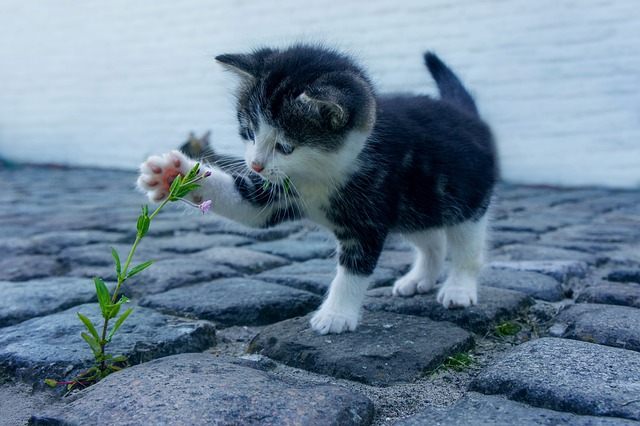
#> input picture PythonImageWorkspace/OpenCV/img.jpg, 640 x 426 px
$ jupyter execute 08_image_Symmetry.ipynb
#> lines starting #> are read from the running program, lines starting #| are printed output that depends on the picture
# 8. 이미지 대칭
## 좌우 대칭

[cell 1]
import cv2

[cell 2]
img = cv2.imread('img.jpg')
#> img is the input picture: shape (426, 640, 3); mean B, G, R 151.4, 131.2, 108.3
flip_horizontal = cv2.flip(img, 1) # flipCode > 0 : 좌우 대칭 Horizontal
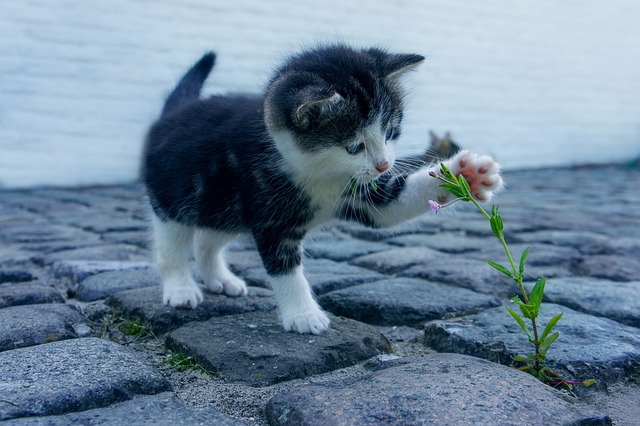
#> flip_horizontal: shape (426, 640, 3); mean B, G, R 151.4, 131.2, 108.3

cv2.imshow('img', img)
cv2.imshow('flip_horizontal', flip_horizontal)
cv2.waitKey(0)
cv2.destroyAllWindows()

## 상하 대칭

[cell 3]
img = cv2.imread('img.jpg')
flip_vertical = cv2.flip(img, 0) # flipCode == 0 : 상하 대칭 Vertical
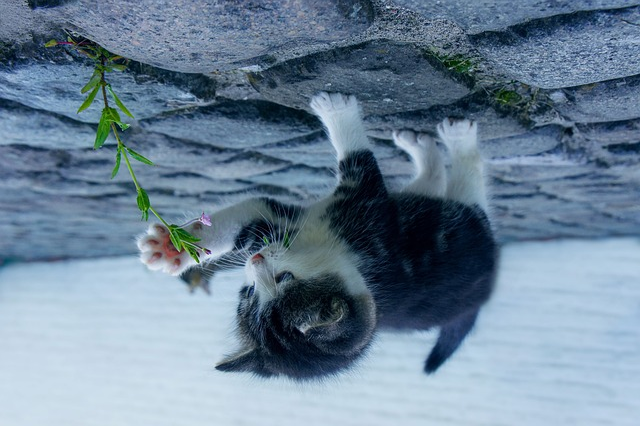
#> flip_vertical: shape (426, 640, 3); mean B, G, R 151.4, 131.2, 108.3

cv2.imshow('img', img)
cv2.imshow('flip_vertical', flip_vertical)
cv2.waitKey(0)
cv2.destroyAllWindows()

## 상하좌우 대칭

[cell 4]
img = cv2.imread('img.jpg')
flip_both = cv2.flip(img, -1) # flipCode <0 : 상하좌우 대칭
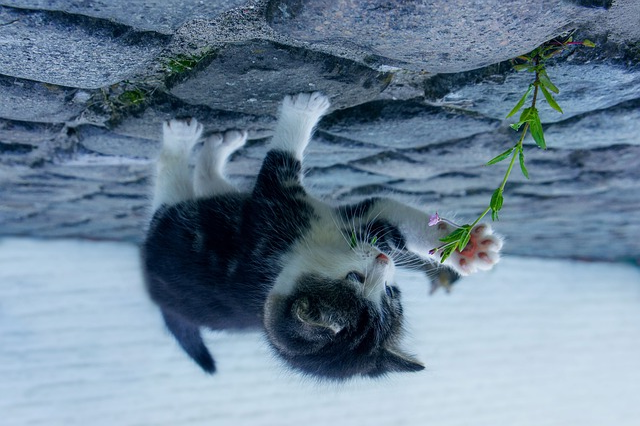
#> flip_both: shape (426, 640, 3); mean B, G, R 151.4, 131.2, 108.3

cv2.imshow('img', img)
cv2.imshow('flip_both', flip_both)
cv2.waitKey(0)
cv2.destroyAllWindows()

$ run again, with PythonImageWorkspace/OpenCV/newspaper.jpg copied over PythonImageWorkspace/OpenCV/img.jpg
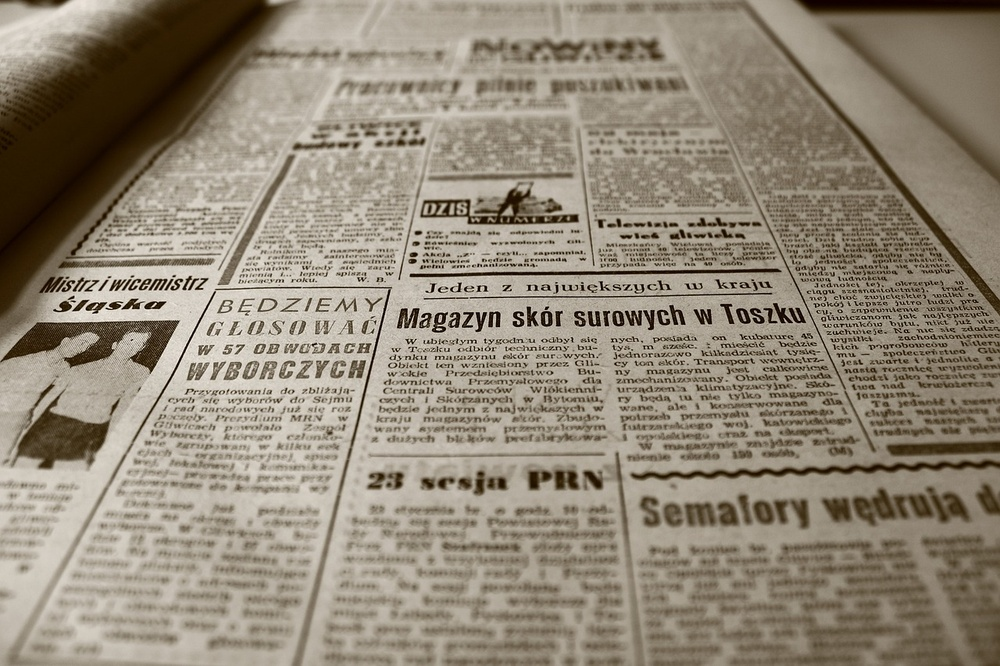
#> input picture PythonImageWorkspace/OpenCV/newspaper.jpg, 1000 x 666 px, shrunk from 1280 x 853 before the run
#> img is the input picture: shape (666, 1000, 3); mean B, G, R 118.6, 135.2, 145.4
#> `flip_vertical = cv2.flip(img, 0)`:
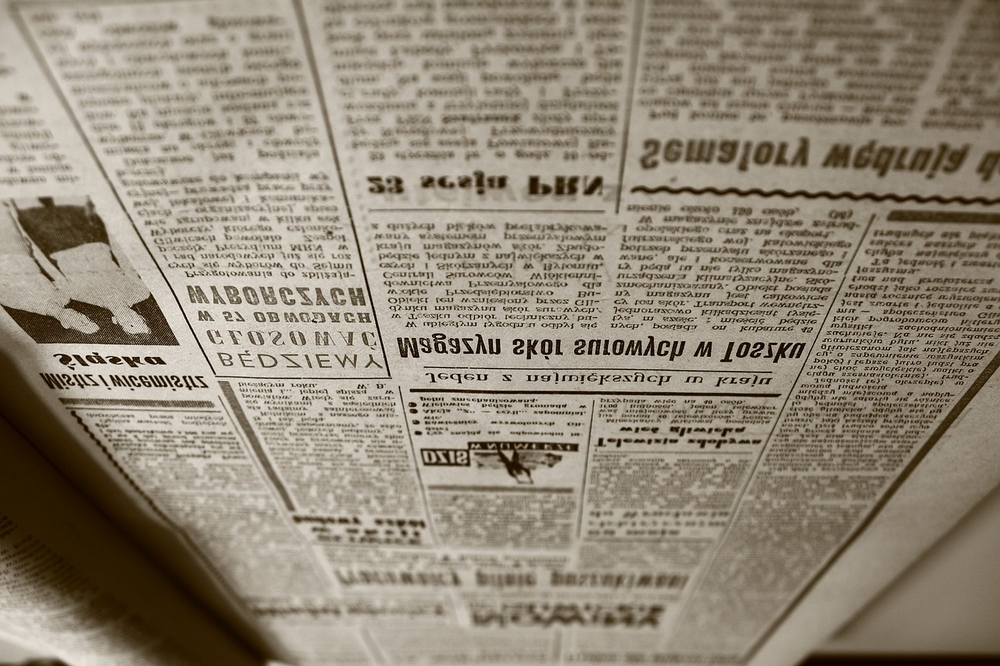
#> flip_vertical: shape (666, 1000, 3); mean B, G, R 118.6, 135.2, 145.4
#> `flip_both = cv2.flip(img, -1)`:
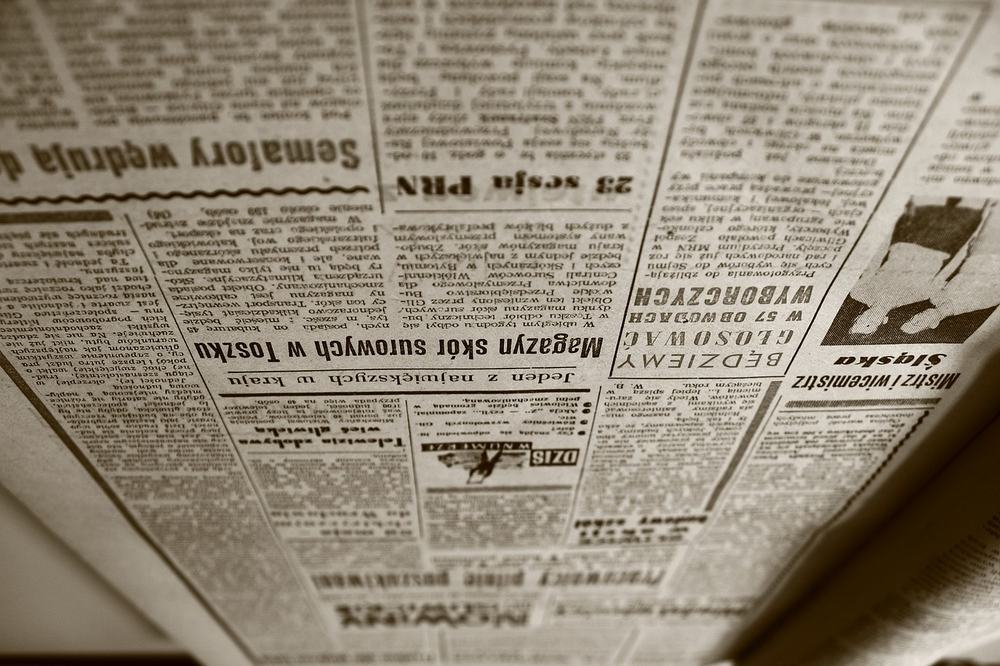
#> flip_both: shape (666, 1000, 3); mean B, G, R 118.6, 135.2, 145.4

$ run again, with PythonImageWorkspace/OpenCV/poker.jpg copied over PythonImageWorkspace/OpenCV/img.jpg
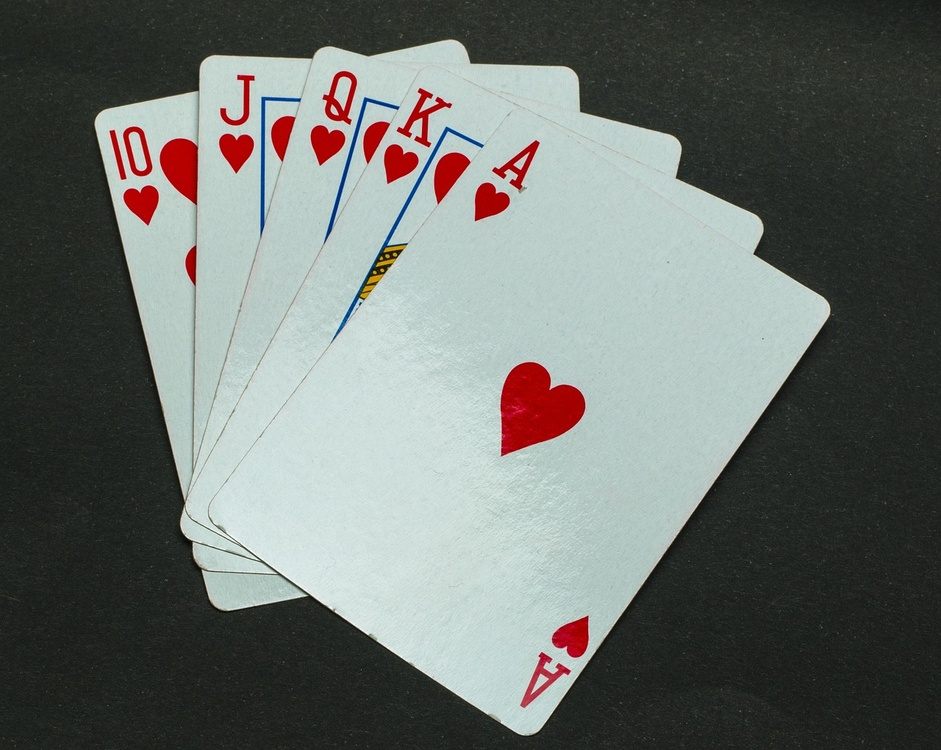
#> input picture PythonImageWorkspace/OpenCV/poker.jpg, 941 x 750 px, shrunk from 1280 x 1020 before the run
#> img is the input picture: shape (750, 941, 3); mean B, G, R 108.4, 112.6, 107.1
#> `flip_horizontal = cv2.flip(img, 1)`:
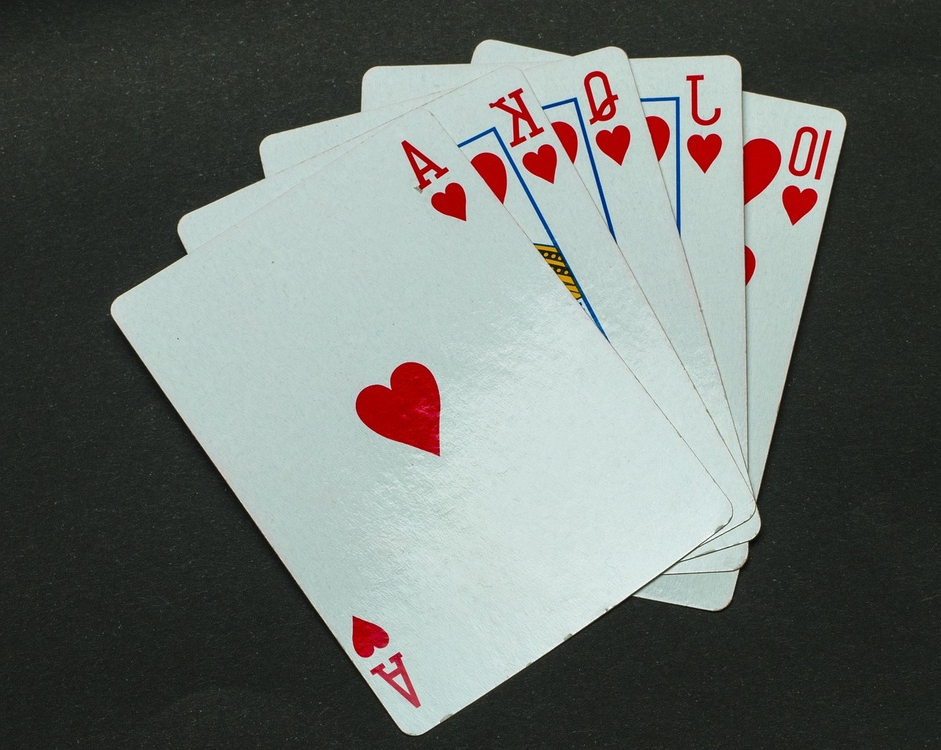
#> flip_horizontal: shape (750, 941, 3); mean B, G, R 108.4, 112.6, 107.1
#> `flip_both = cv2.flip(img, -1)`:
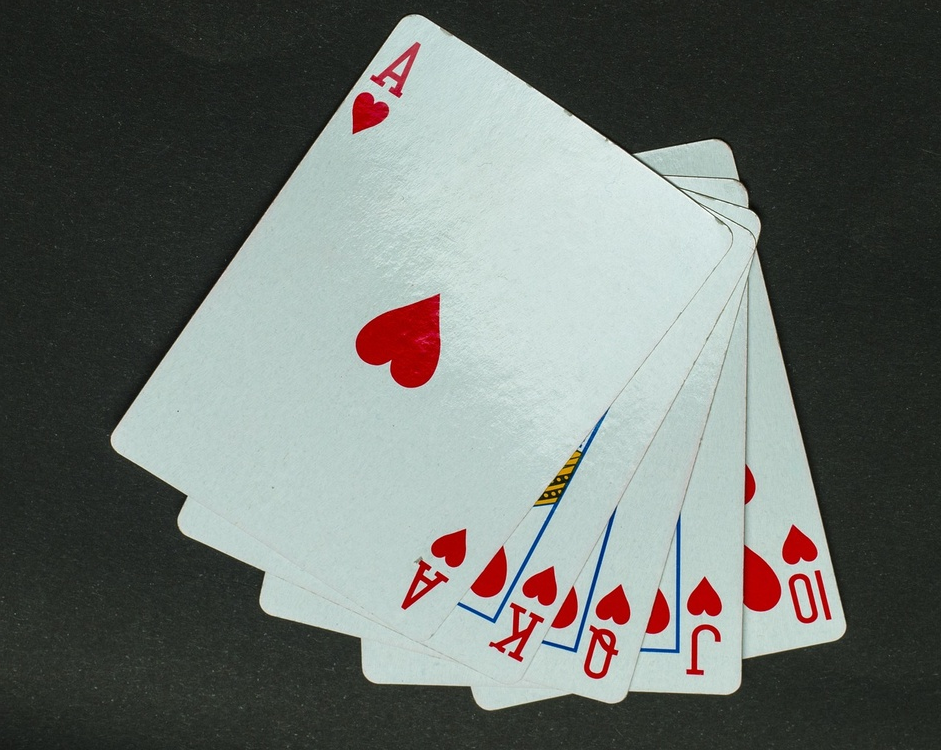
#> flip_both: shape (750, 941, 3); mean B, G, R 108.4, 112.6, 107.1
